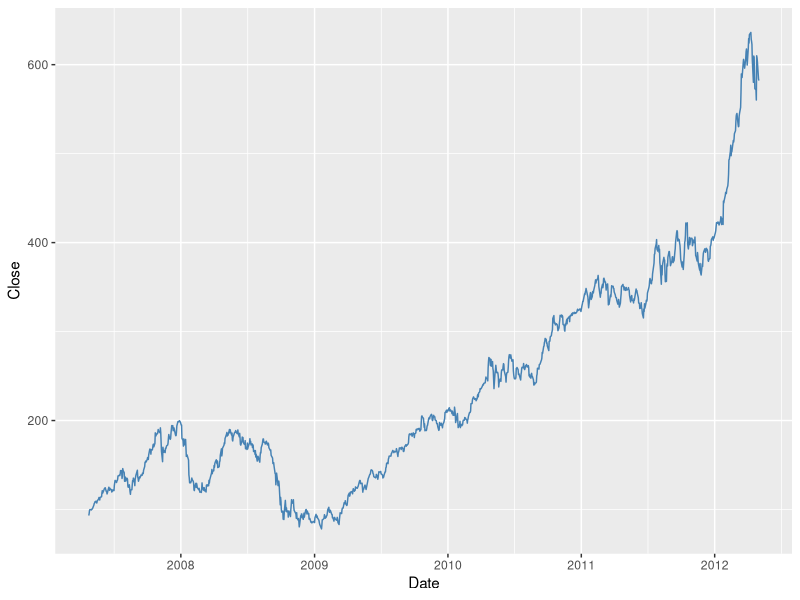

Generate this figure with R:
require("ggplot2");

stock <- read.csv("../data/stock.tsv", sep = '\t', stringsAsFactors = FALSE);

stock$Date <- as.Date(stock$Date, format = "%d-%b-%y");

line_plot <- ggplot(stock, aes(Date, Close)) + geom_line(color = "steelblue");
